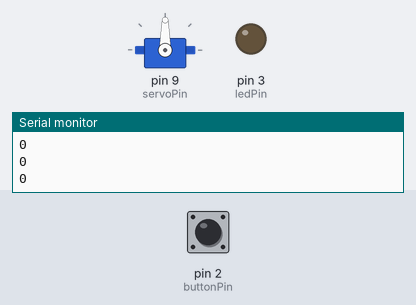
A sketch run on a simulated Arduino Uno, built with avr-gcc and run on an emulated ATmega328P. On the bench: servo, output pins drawn as LEDs (lit = HIGH), the last lines printed to the serial monitor. The test bench sets the inputs (shaded band); at power-on: pin 2 (buttonPin) LOW.

Above: at 1.2 s.
1.3 s: pin 2 (buttonPin) pulled HIGH for 0.15 s
At 8.4 s:
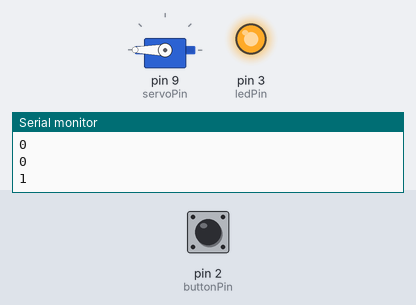
At 9.6 s:
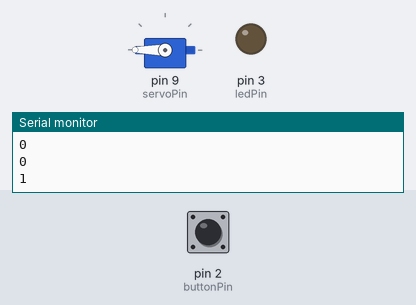
13.4 s: pin 2 (buttonPin) pulled HIGH for 3.2 s
At 16.55 s:
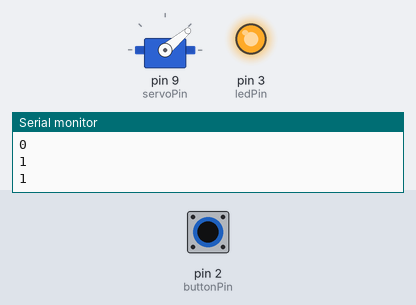
Timing chart, 0 to 24.5 s (numbered marks = the images above; inputs shaded):
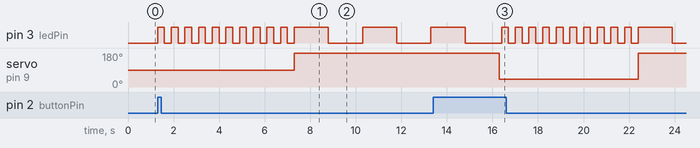

Measured:
- after the input at 1.3 s, pin 3 (ledPin): goes 10 × (HIGH 0.30 s, LOW 0.30 s), HIGH 1.5 s, LOW 1.5 s, HIGH 1.5 s, LOW 1.5 s, then HIGH, starting at once; servo on pin 9 (servoPin): 90° → 180° after 6.0 s

The sketch:

Opdracht_technologie_Mey-Lin_Mus.ino
```cpp
// // Include the servo library:
#include <Servo.h>

// Create a new servo object:
Servo myservo;

// Define the servo pin:
#define servoPin 9


// Create a variable to store the servo position:
int angle = 0;


int number = 0;
int buttonState = 0;

// Create a variable
const int buttonPin = 2;
const int ledPin = 3;

void setup() {
  Serial.begin(9600);
  // Attach the Servo variable to a pin:
  myservo.attach(servoPin);

  pinMode(buttonPin, INPUT);
  pinMode(ledPin, OUTPUT);
}

void loop() {

  buttonState = digitalRead(buttonPin);
  Serial.println(buttonState);

  //Hart klopping
  if (buttonState == 1) {

    for (number = 1; number <= 10; number += 1) {

      digitalWrite(ledPin, HIGH);
      delay(300);
      digitalWrite(ledPin, LOW);
      delay(300);
    }

    // Voor de dood

    myservo.write(180);

    for (number = 1; number <= 3; number += 1) {

      digitalWrite(ledPin, HIGH);
      delay(1500);
      digitalWrite(ledPin, LOW);
      delay(1500);
      digitalWrite(ledPin, LOW);
    }
    myservo.write(40);
  }
  delay(100);
}
```
